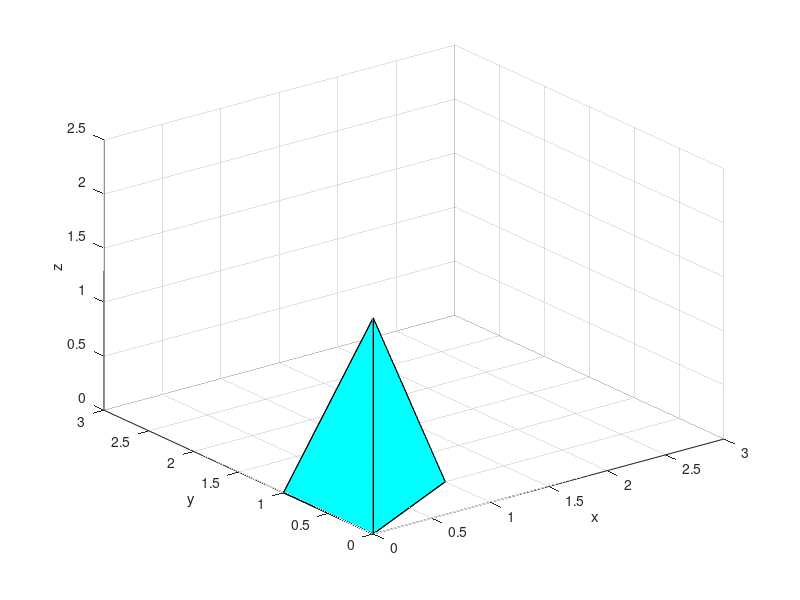

Write the MATLAB code that produced this figure.
hold on;
grid on;
rotate3d on;
xlim([0 3]);
ylim([0 3]);
zlim([0 2.5]);

xlabel('x');
ylabel('y');
zlabel('z');

x1 = [0 0 1];
y1 = [0 0 0.5];
z1 = [2 0 0];

x2 = [0 1 0];
y2 = [0 0.5 1];
z2 = [2 0 0];

x3 = [0 1 0];
y3 = [0 0.5 1];
z3 = [0 0 0];

x4 = [0 0 0];
y4 = [0 0 1];
z4 = [2 0 0];

fill3(x1, y1, z1, 'c');
fill3(x2, y2, z2, 'c');
fill3(x3, y3, z3, 'c');
fill3(x4, y4, z4, 'c');

hold off;